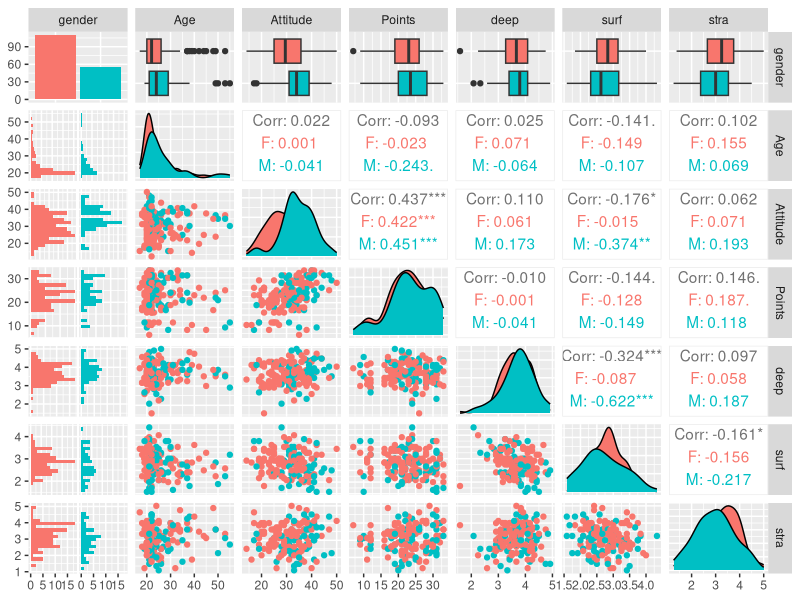

Reproduce this figure in R.
## ---- chunk 1
Data14 = read.csv(file = "data/learning2014.csv", header = TRUE)
Data14 <- Data14[,c(4,1,2,3,5,6,7)]
dim(Data14)
str(Data14)


## ---- chunk 2
library(GGally)
library(ggplot2)
explorative_plot <- ggpairs(Data14, mapping = aes(col = gender), lower = list(combo = wrap("facethist", bins = 20)))
explorative_plot
